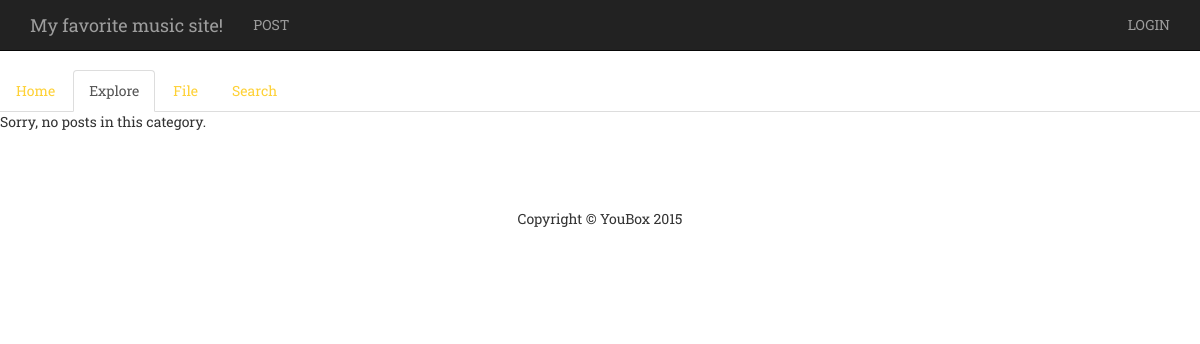
/explore/songcategories/content/electronic/, run on an earlier commit of the app's database.
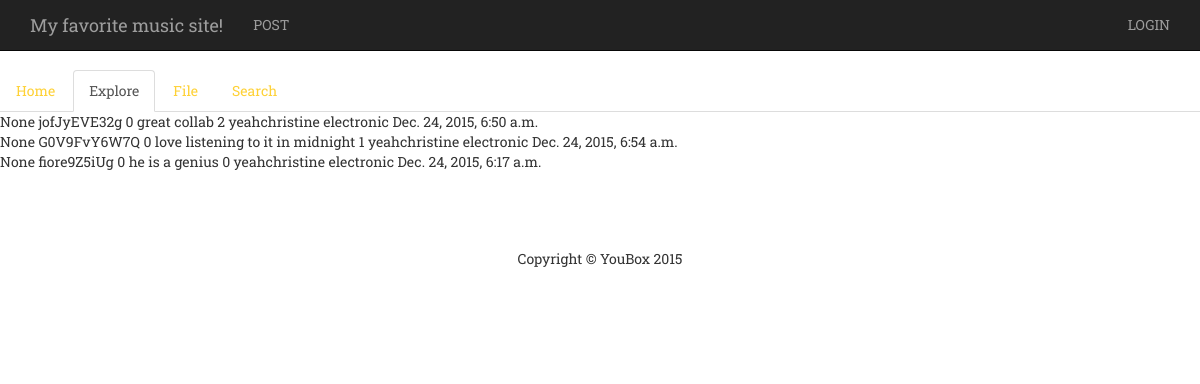
And on a later commit of the database.
### posts/models.py (models this page shows)
class Post(models.Model):
    title = models.TextField(max_length=100,null=True)
    url = models.TextField(max_length=100,null=True)
    start_time = models.IntegerField(null=True)
    post_message = models.TextField(max_length=100,null=True)
    likes = models.IntegerField(null=True)
    people_listening = models.IntegerField(null=True)
    user_id = models.ForeignKey('login.CustomUser', on_delete=models.CASCADE,null=True)
    user_pic_path = models.CharField(max_length=200, null=True);
    category = models.CharField(max_length=20,null=True)
    time = models.DateTimeField(default=datetime.now)

### musicSite/views.py (the view)
# urls.py: url(r'^explore/songcategories/content/(?P<category>\w+)/', categoriesContent),
def categoriesContent(request,category):
	post_list = Post.objects.filter(category=category)
	return render(request,'exploreSongCategoriesContent.html', {'post_list': post_list})

### musicSite/templates/exploreSongCategoriesContent.html (shortened to what this page needs)
<html>
<head>
    {% load staticfiles %}
    <link href="{% static 'bootstrap/css/bootstrap.min.css' %}" rel="stylesheet">
    <link href="{% static 'bootstrap/css/1-col-portfolio.css' %}" rel="stylesheet">
    <link href="{% static 'css/agency.css' %}" rel="stylesheet">
    <link href="font-awesome/css/font-awesome.min.css" rel="stylesheet" type="text/css">
</head>
<body>
    <nav class="navbar navbar-inverse navbar-fixed-top" role="navigation">
        <div class="container">
            <div class="navbar-header">
                <a class="navbar-brand" href="#">My favorite music site!</a>
            </div>
            <div class="collapse navbar-collapse" id="bs-example-navbar-collapse-1">
                <ul class="nav navbar-nav">
                    <li>
                        <a type="button" data-toggle="modal" data-target="#myModal">POST</a>
                    </li>
                </ul>
                <ul class="nav navbar-nav navbar-right">
                    {% if user.username %}
                    <li><p class="navbar-text">Hi {{ user.username }} !</p></li>
                    <li><a href="/logout/" >LOGOUT</a></li>
                    {% else %}
                        {% url 'login' as the_url %}
                    <li><a href="{{ the_url }}">LOGIN</a></li>
                    {% endif %}
            </div>
        </div>
    </nav>
    <ul class="nav nav-tabs">
      <li><a href="/home/">Home</a></li>
      <li class="active"><a href="#">Explore</a></li>
      <li><a href="#">File</a></li>
      <li><a href="#">Search</a></li>
  </ul>
{% if post_list %}
    {% for post in post_list|dictsortreversed:"likes" %}
      <div>
         {{ post.title }}
         {{ post.url }}
        {{ post.start_time }}
        {{ post.post_message }}
        {{ post.likes }}
        {{ post.user_id }}
        {{ post.category }}
        {{ post.time }}
    </div>
    {% endfor %}
{% else %}
    <div>Sorry, no posts in this category.</div>
{% endif %}
    <div id='footer_container' class="container-fluid">
        <footer>
            <div class="row">
                <div class="col-lg-12">
                    <p>Copyright &copy; YouBox 2015</p>
                </div>
            </div>
        </footer>
    </div>
</body>
</html>

### musicSite/static/css/agency.css (style rules this page uses)
body { overflow-x:hidden;font-family:"Roboto Slab","Helvetica Neue",Helvetica,Arial,sans-serif }
p { font-size:14px;line-height:1.75 }
a,a:hover,a:focus,a:active,a.active { outline:0 }
a { color:#fed136 }
footer { padding:25px 0;text-align:center }
body { webkit-tap-highlight-color:#fed136 }

What changed in the data, as far as the page shows it:
added Post: title "None", url "jofJyEVE32g", start_time "0", post_message "great collab", likes "2", user_id "yeahchristine", category "electronic", time "Dec. 24, 2015, 6:50 a.m."
added Post: title "None", url "G0V9FvY6W7Q", start_time "0", post_message "love listening to it in midnight", likes "1", user_id "yeahchristine", category "electronic", time "Dec. 24, 2015, 6:54 a.m."
now on this page (row edited): Post: title "None", url "fiore9Z5iUg", start_time "0", post_message "he is a genius", likes "0", user_id "yeahchristine", category "electronic", time "Dec. 24, 2015, 6:17 a.m."
Also different on the page:
text no longer shown: "Sorry, no posts in this category."
